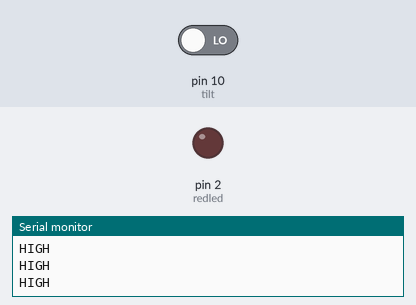
The sketch below on a simulated Arduino Uno, built with avr-gcc and run on an emulated ATmega328P. Shown: output pins drawn as LEDs (lit = HIGH), the last lines printed to the serial monitor. The inputs (shaded band) are chosen by the test bench; at power-on: pin 10 (tilt) LOW.

Above: at 1.2 s.
1.3 s: pin 10 (tilt) driven HIGH
At 1.7 s:
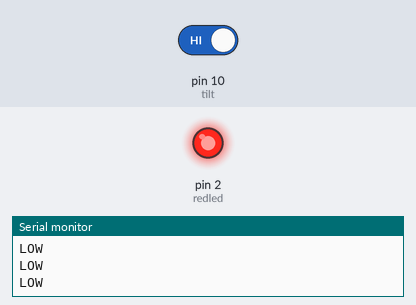
2.8 s: pin 10 (tilt) driven LOW
At 4.0 s:
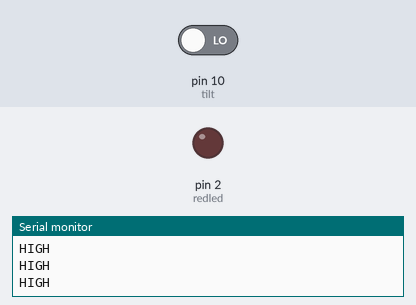
Timing chart, 0 to 5.8 s (numbered marks = the images above; inputs shaded):
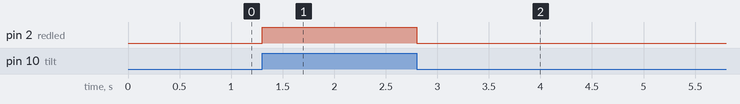

Measured:
- after the input at 1.3 s, pin 2 (redled): LOW → HIGH at once
- after the input at 2.8 s, pin 2 (redled): HIGH → LOW at once

The sketch:

2.1_Tilt.ino
```cpp
int redled=2;
int tilt=10;
void setup()
{
  pinMode(redled,OUTPUT);
  pinMode(tilt,INPUT);
  Serial.begin(9600);
  }

void loop()
{
 if(digitalRead(tilt))
 {
  digitalWrite(redled,HIGH);
  Serial.println("LOW");
  delay(100);

  }
 else
 {
  digitalWrite(redled,LOW);
  Serial.println("HIGH");
  delay(100);
  }
    }
```
